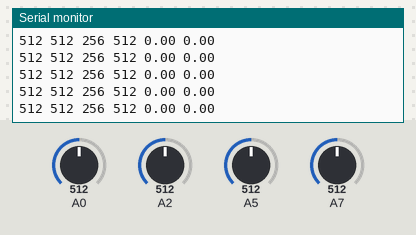
A sketch run on a simulated Arduino Uno, built with avr-gcc and run on an emulated ATmega328P. Shown: the last lines printed to the serial monitor. The inputs (shaded band) are chosen by the test bench; at power-on: A0 = 512, A2 = 512, A7 = 512, A5 = 512.

Above: at 1.2 s.
1.3 s: A0 set to 480
At 1.57 s:
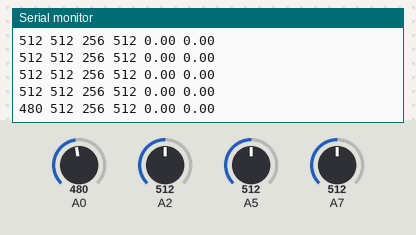
4.3 s: A2 set to 493
At 4.43 s:
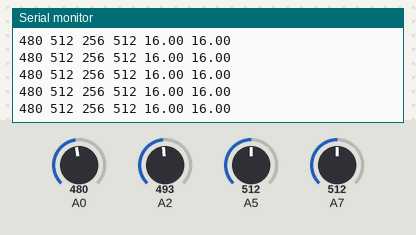
7.3 s: A7 set to 114
At 7.42 s:
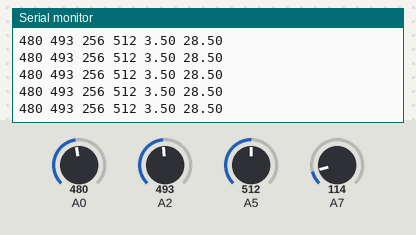
10.3 s: A7 set to 104
At 10.42 s:
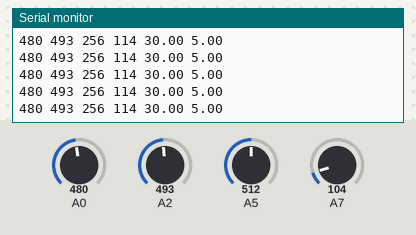
Timing chart, 0 to 13.3 s (numbered marks = the images above; inputs shaded):
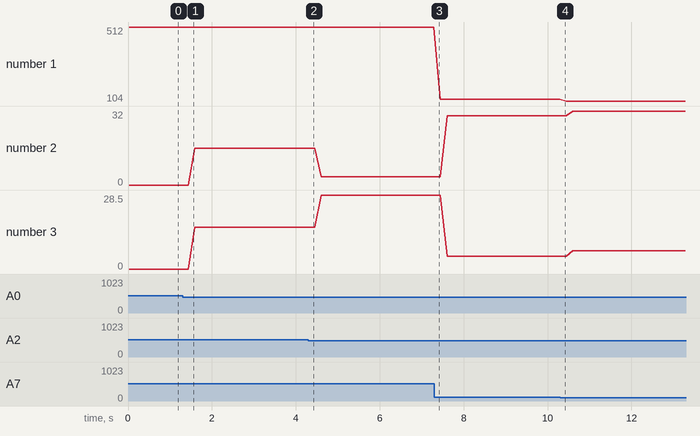

Measured:
- after the input at 1.3 s, the serial monitor: prints a new line after 0.14 s (image 1)
- plotted number 1: 512 → 114 after the input at 7.3 s, 114 → 104 after the input at 10.3 s
- plotted number 2: 0 → 16 after the input at 1.3 s, 16 → 3.5 after the input at 4.3 s, 3.5 → 30 after the input at 7.3 s, 30 → 32 after the input at 10.3 s
- plotted number 3: 0 → 16 after the input at 1.3 s, 16 → 28.5 after the input at 4.3 s, 5 → 7 after the input at 10.3 s

The sketch:

posture_firmware.ino
```cpp
#include <SoftwareSerial.h>
SoftwareSerial mySerial(10, 11); // RX, TX

unsigned int sum0 = 0;
unsigned int sum1 = 0;
unsigned int sum2 = 0;
unsigned int sum3 = 0;

unsigned char counter = 0;
unsigned char Ncounter = 60;

int sensor1 = 100; // Value for the first sensor (1st quadrant)
int sensor2 = 150; // Value for the second sensor (2nd quadrant)
int sensor3 = 200; // Value for the third sensor (3rd quadrant)
int sensor4 = 250; // Value for the fourth sensor (4th quadrant)

// Variables for storing the coordinates of points in each quadrant
int x1, y1, x2, y2, x3, y3, x4, y4;

// Center of mass for diagonals
float centerX_diag1, centerY_diag1;
float centerX_diag2, centerY_diag2;

// Center of mass at the point where the diagonals intersect
float centerX, centerY;

// Arrays to store the last three centerX and centerY values for the median filter
float centerX_values[3] = {0, 0, 0};
float centerY_values[3] = {0, 0, 0};

// Index to store the last values
int filterIndex = 0;

// Function for sorting three elements and returning the median using a ternary operator
float medianFilter(float values[]) {
  float a = values[0];
  float b = values[1];
  float c = values[2];

  // Median filter using ternary operators
  return (a > b) ?
     	((b > c) ? b : (a > c ? c : a)) :
     	((a > c) ? a : (b > c ? c : b));
}
void setup() {
  Serial.begin(9600);
  mySerial.begin(9600);
}

void loop() {
  sum0 = sum0 + analogRead(0);
  sum1 = sum1 + analogRead(2);
  sum2 = sum2 + (analogRead(5)) / 2;
  sum3 = sum3 + analogRead(7);
  counter++;

  if (counter == Ncounter) {
	sensor1 = sum1 / Ncounter;
	sensor2 = sum0 / Ncounter;
	sensor3 = sum2 / Ncounter;
	sensor4 = sum3 / Ncounter;

// Define the coordinates for each quadrant:
	x1 = sensor1; y1 = sensor1;
	x2 = -sensor2; y2 = sensor2;
	x3 = -sensor3; y3 = -sensor3;
	x4 = sensor4; y4 = -sensor4;

// Calculating the centres of mass for diagonals:
	centerX_diag1 = (x1 * sensor1 + x3 * sensor3) / (sensor1 + sensor3);
	centerY_diag1 = (y1 * sensor1 + y3 * sensor3) / (sensor1 + sensor3);

	centerX_diag2 = (x2 * sensor2 + x4 * sensor4) / (sensor2 + sensor4);
	centerY_diag2 = (y2 * sensor2 + y4 * sensor4) / (sensor2 + sensor4);

	centerX = abs((centerX_diag1 + centerX_diag2) / 2);
	centerY = abs((centerY_diag1 + centerY_diag2) / 2);

	centerX_values[filterIndex] = centerX;
	centerY_values[filterIndex] = centerY;

	// Update the index (ring buffer with 3 elements)
	filterIndex = (filterIndex + 1) % 3;

// Apply a median filter to centreX and centreY
	float filteredCenterX = medianFilter(centerX_values);
	float filteredCenterY = medianFilter(centerY_values);

	// Outputting filtered values to the serial port
	Serial.print(String(sensor2) + " ");
	Serial.print(String(sensor1) + " ");
	Serial.print(String(sensor3) + " ");
	Serial.print(String(sensor4) + " ");
	Serial.print(String(filteredCenterX) + " ");
	Serial.println(String(filteredCenterY));

mySerial.print(String(sensor2) + "|");
	mySerial.print(String(sensor1) + "|");
	mySerial.print(String(sensor3) + "|");
	mySerial.print(String(sensor4) + "|");
	mySerial.print(String(filteredCenterX) + "|");
	mySerial.println(String(filteredCenterY));

	delay(100);

	// Resetting the counters for the next cycle
	counter = 0;
	sum0 = 0;
	sum1 = 0;
	sum2 = 0;
	sum3 = 0;
  }
}
```
